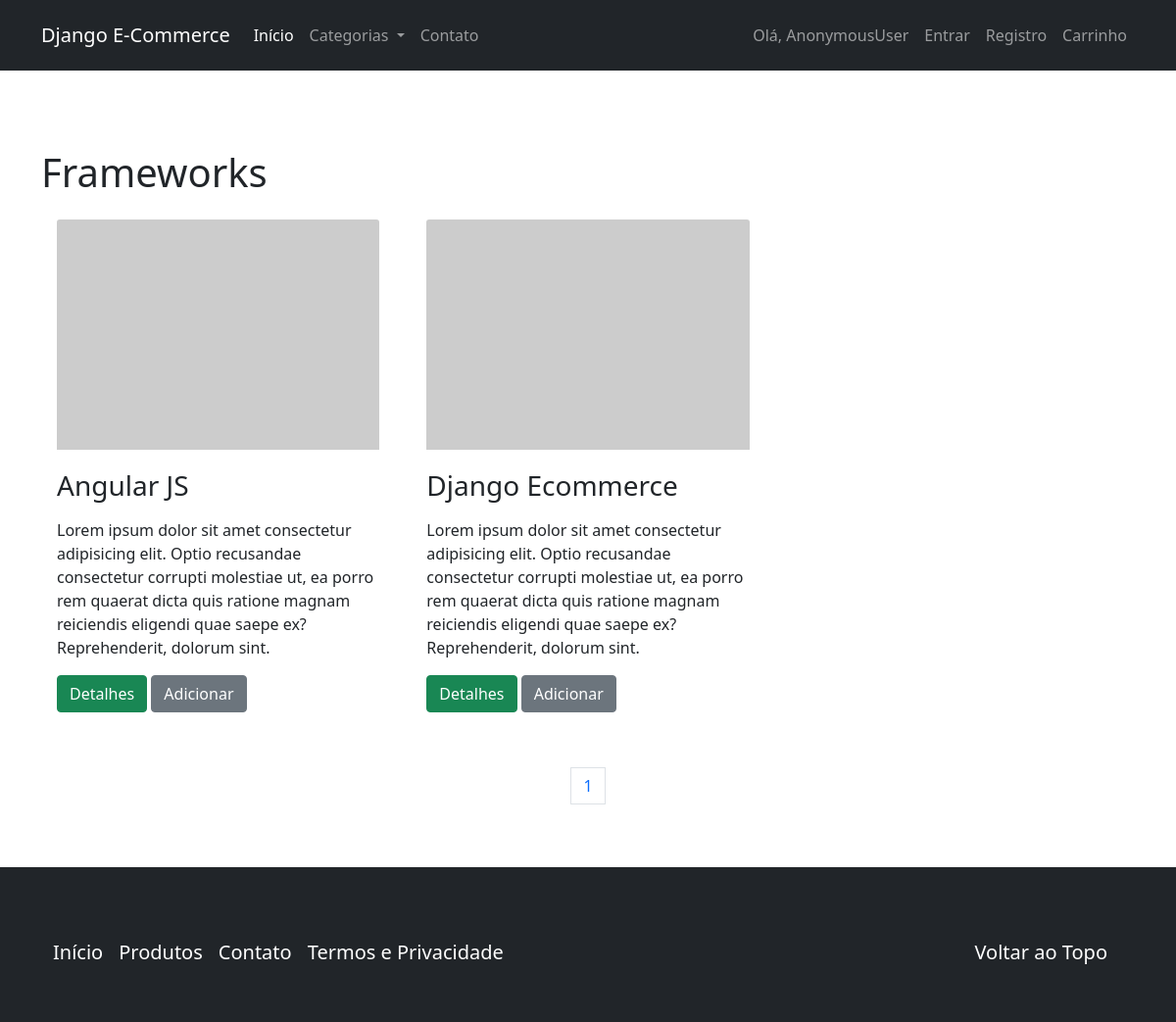
Page /catalogo/frameworks/ on the committed database.
### catalog/models.py (models this page shows)
class Category(models.Model):
    name = models.CharField('Nome', max_length=100)
    slug = models.SlugField('Identificador', max_length=100)
    created = models.DateTimeField('Criado em', auto_now_add=True)
    modified = models.DateTimeField('Modificado em', auto_now=True)
    class Meta:
        verbose_name = 'Categoria'
        verbose_name_plural = 'Categorias'
        ordering = ['name']
    def __str__(self):
        return self.name
    def get_absolute_url(self):
        return reverse('catalog:category', kwargs={'slug': self.slug})

class Product(models.Model):
    name = models.CharField('Nome', max_length=100)
    slug = models.SlugField('Identificador', max_length=100)
    category = models.ForeignKey('catalog.Category', verbose_name='Categoria', on_delete=models.CASCADE)
    description = models.TextField('Descrição', blank=True)
    price = models.DecimalField('Preço', decimal_places=2, max_digits=8)
    created = models.DateTimeField('Criado em', auto_now_add=True)
    modified = models.DateTimeField('Modificado em', auto_now=True)
    class Meta:
        verbose_name = 'Produto'
        verbose_name_plural = 'Produtos'
        ordering = ['name']
    def __str__(self):
        return self.name
    def get_absolute_url(self):
        return reverse('catalog:product', kwargs={'slug': self.slug})

### catalog/views.py (the view)
class CategoryListView(generic.ListView):
    template_name = 'catalog/category.html'
    context_object_name = 'product_list'
    paginate_by = 3
    def get_queryset(self):
        return Product.objects.filter(category__slug=self.kwargs['slug'])
    def get_context_data(self, **kwargs):
        context = super(CategoryListView, self).get_context_data(**kwargs)
        context['current_category'] = get_object_or_404(Category, slug=self.kwargs['slug'])
        return context

### catalog/context_processors.py (called while the page is built)
def categories(request):
    return {
        'categories': Category.objects.all()
    }

### core/templatetags/pagination.py (called while the page is built)
@register.inclusion_tag('pagination.html')
def pagination(request, paginator, page_obj):
    context = {}
    context['paginator'] = paginator
    context['request'] = request
    context['page_obj'] = page_obj
    getvars = request.GET.copy()
    if 'page' in getvars:
        del getvars['page']
    if len(getvars) > 0:
        context['getvars'] = '&{0}'.format(getvars.urlencode())
    else:
        context['getvars'] = ''
    return context

### catalog/templates/catalog/category.html (shortened to what this page needs)
{% extends "base.html" %}
{% load pagination %}
{% block container %}
    <div class="page-header">
        <h1>{{ current_category }}</h1>
    </div>
    <div class="row g-3 align-items-center">
        {% for product in product_list %}
            {% include "catalog/_product.html" %}
        {% endfor %}
    </div>
    {% pagination request paginator page_obj %}
{% endblock container %}
{% block footer %}
    <footer class="footer mt-auto py-3 bg-dark text-white sticky-md-botton">
        <div class="container p-4 pb-0">
            <section class="mb-4">
                <p class="d-flex justify-content-center align-items-center">
                    <div class="navbar navbar-expand-lg navbar-dark bg-dark">
                        <ul class="nav navbar-nav me-auto mb-2 mb-lg-0">
                            <li class="nav-item"><a class="navbar-brand" href="">Início</a></li>
                            <li class="nav-item"><a class="navbar-brand" href="">Produtos</a></li>
                            <li class="nav-item"><a class="navbar-brand" href="">Contato</a></li>
                            <li class="nav-item"><a class="navbar-brand" href="">Termos e Privacidade</a></li>
                        </ul>
                        <span class="navbar-text">
                            <ul class="nav navbar-nav">
                                <li class="nav-item"><a class="navbar-brand" href="#">Voltar ao Topo</a></li>
                            </ul>
                        </span>
                </p>
            </section>
        </div>
    </footer>
{% endblock footer %}

### catalog/templates/catalog/_product.html
<div class="col-sm-6 col-md-4">
    <div class="card-body">
        <a href="{{ product.get_absolute_url }}" >
            <img src="http://placehold.it/350x250" alt="" class="card-img-top"/>
        </a>
        <div class="caption">
            <h3 class="card-title" style="padding-top: 20px;">{{ product }}</h3>
            <p class="card-text">{{ product.description | linebreaks }}</p>
            <p class="card-text">
                <a href="{{ product.get_absolute_url }}" class="btn btn-success" role="button">Detalhes</a>
                <a href="{% url 'checkout:create_cartitem' product.slug %}" class="btn btn-secondary" role="button">
                    Adicionar
                </a>
            </p>
        </div>
    </div>
</div>

### core/static/assets/extra.css (style rules this page uses)
a { text-decoration: none; color: #343a40; }

### rows in the picture
Category: name "Frameworks"
Product: name "Angular JS", description "Lorem ipsum dolor sit amet consectetur adipisicing elit. Optio recusandae consectetur corrupti molestiae ut, ea porro rem quaerat dicta quis ratione magnam reiciendis eligendi quae saepe ex? Reprehenderit, dolorum sint."
Product: name "Django Ecommerce", description "Lorem ipsum dolor sit amet consectetur adipisicing elit. Optio recusandae consectetur corrupti molestiae ut, ea porro rem quaerat dicta quis ratione magnam reiciendis eligendi quae saepe ex? Reprehenderit, dolorum sint."

### other values in the picture
{{ user }} "AnonymousUser"
{{ page }} "1"
